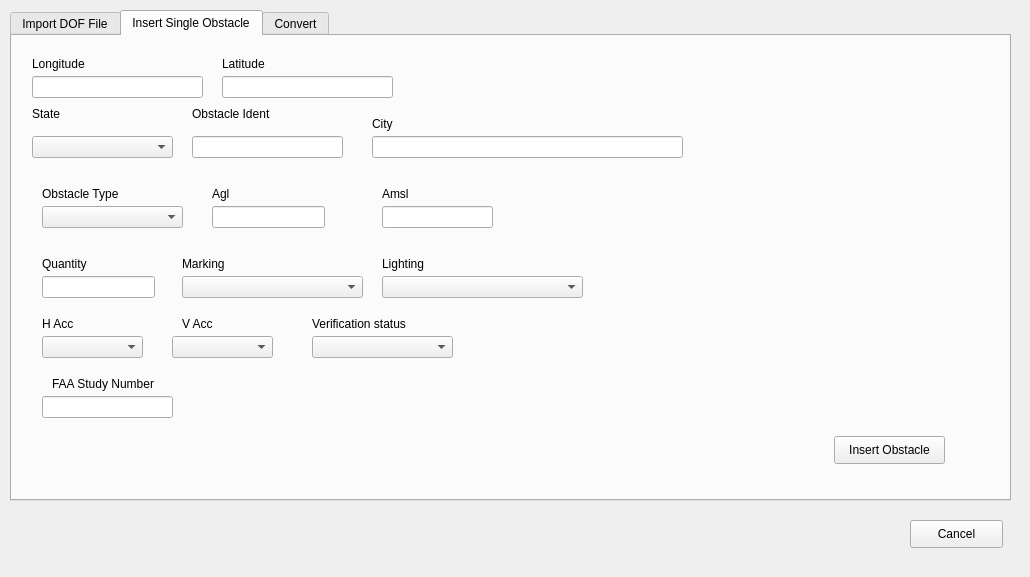
<?xml version="1.0" encoding="UTF-8"?>
<ui version="4.0">
 <class>ObstacleFAADigitialObstacleFileDBDialogBase</class>
 <widget class="QDialog" name="ObstacleFAADigitialObstacleFileDBDialogBase">
  <property name="geometry">
   <rect>
    <x>0</x>
    <y>0</y>
    <width>1030</width>
    <height>577</height>
   </rect>
  </property>
  <property name="windowTitle">
   <string>ObstacleFAADigitialObstacleFileDB</string>
  </property>
  <widget class="QTabWidget" name="tabWidget">
   <property name="geometry">
    <rect>
     <x>10</x>
     <y>10</y>
     <width>1001</width>
     <height>491</height>
    </rect>
   </property>
   <property name="currentIndex">
    <number>1</number>
   </property>
   <widget class="QWidget" name="tab">
    <attribute name="title">
     <string>Import DOF File</string>
    </attribute>
    <widget class="QgsFileWidget" name="mQgsFileWidgetDigitalObstacleFile">
     <property name="geometry">
      <rect>
       <x>150</x>
       <y>25</y>
       <width>811</width>
       <height>27</height>
      </rect>
     </property>
    </widget>
    <widget class="QLabel" name="label">
     <property name="geometry">
      <rect>
       <x>20</x>
       <y>30</y>
       <width>121</width>
       <height>16</height>
      </rect>
     </property>
     <property name="text">
      <string>Digital Obstacle File:</string>
     </property>
    </widget>
    <widget class="QLabel" name="label_2">
     <property name="geometry">
      <rect>
       <x>20</x>
       <y>65</y>
       <width>121</width>
       <height>16</height>
      </rect>
     </property>
     <property name="text">
      <string>Import log file:</string>
     </property>
    </widget>
    <widget class="QgsFileWidget" name="mQgsFileWidgetImportLog">
     <property name="geometry">
      <rect>
       <x>150</x>
       <y>60</y>
       <width>811</width>
       <height>27</height>
      </rect>
     </property>
     <property name="storageMode">
      <enum>QgsFileWidget::SaveFile</enum>
     </property>
    </widget>
    <widget class="QPushButton" name="pushButtonShowImportLogFile">
     <property name="enabled">
      <bool>false</bool>
     </property>
     <property name="geometry">
      <rect>
       <x>20</x>
       <y>110</y>
       <width>141</width>
       <height>28</height>
      </rect>
     </property>
     <property name="text">
      <string>Show Import log</string>
     </property>
    </widget>
   </widget>
   <widget class="QWidget" name="tab_2">
    <attribute name="title">
     <string>Insert Single Obstacle</string>
    </attribute>
    <widget class="QComboBox" name="comboBoxState">
     <property name="geometry">
      <rect>
       <x>20</x>
       <y>100</y>
       <width>141</width>
       <height>22</height>
      </rect>
     </property>
    </widget>
    <widget class="QLineEdit" name="lineEditObstacleIdent">
     <property name="geometry">
      <rect>
       <x>180</x>
       <y>100</y>
       <width>151</width>
       <height>22</height>
      </rect>
     </property>
    </widget>
    <widget class="QComboBox" name="comboBoxObstacleType">
     <property name="geometry">
      <rect>
       <x>30</x>
       <y>170</y>
       <width>141</width>
       <height>22</height>
      </rect>
     </property>
    </widget>
    <widget class="QLabel" name="label_6">
     <property name="geometry">
      <rect>
       <x>20</x>
       <y>70</y>
       <width>55</width>
       <height>16</height>
      </rect>
     </property>
     <property name="text">
      <string>State</string>
     </property>
    </widget>
    <widget class="QLabel" name="label_7">
     <property name="geometry">
      <rect>
       <x>180</x>
       <y>70</y>
       <width>91</width>
       <height>16</height>
      </rect>
     </property>
     <property name="text">
      <string>Obstacle Ident</string>
     </property>
    </widget>
    <widget class="QLabel" name="label_8">
     <property name="geometry">
      <rect>
       <x>30</x>
       <y>150</y>
       <width>91</width>
       <height>16</height>
      </rect>
     </property>
     <property name="text">
      <string>Obstacle Type</string>
     </property>
    </widget>
    <widget class="QLabel" name="label_9">
     <property name="geometry">
      <rect>
       <x>360</x>
       <y>80</y>
       <width>55</width>
       <height>16</height>
      </rect>
     </property>
     <property name="text">
      <string>City</string>
     </property>
    </widget>
    <widget class="QLineEdit" name="lineEditCity">
     <property name="geometry">
      <rect>
       <x>360</x>
       <y>100</y>
       <width>311</width>
       <height>22</height>
      </rect>
     </property>
    </widget>
    <widget class="QLineEdit" name="lineEditLongitude">
     <property name="geometry">
      <rect>
       <x>20</x>
       <y>40</y>
       <width>171</width>
       <height>22</height>
      </rect>
     </property>
    </widget>
    <widget class="QLineEdit" name="lineEditLatitude">
     <property name="geometry">
      <rect>
       <x>210</x>
       <y>40</y>
       <width>171</width>
       <height>22</height>
      </rect>
     </property>
    </widget>
    <widget class="QLabel" name="label_10">
     <property name="geometry">
      <rect>
       <x>20</x>
       <y>20</y>
       <width>61</width>
       <height>16</height>
      </rect>
     </property>
     <property name="text">
      <string>Longitude</string>
     </property>
    </widget>
    <widget class="QLabel" name="label_11">
     <property name="geometry">
      <rect>
       <x>210</x>
       <y>20</y>
       <width>55</width>
       <height>16</height>
      </rect>
     </property>
     <property name="text">
      <string>Latitude</string>
     </property>
    </widget>
    <widget class="QLineEdit" name="lineEditQuantity">
     <property name="geometry">
      <rect>
       <x>30</x>
       <y>240</y>
       <width>113</width>
       <height>22</height>
      </rect>
     </property>
    </widget>
    <widget class="QLabel" name="label_12">
     <property name="geometry">
      <rect>
       <x>30</x>
       <y>220</y>
       <width>55</width>
       <height>16</height>
      </rect>
     </property>
     <property name="text">
      <string>Quantity</string>
     </property>
    </widget>
    <widget class="QComboBox" name="comboBoxMarking">
     <property name="geometry">
      <rect>
       <x>170</x>
       <y>240</y>
       <width>181</width>
       <height>22</height>
      </rect>
     </property>
    </widget>
    <widget class="QComboBox" name="comboBoxLighting">
     <property name="geometry">
      <rect>
       <x>370</x>
       <y>240</y>
       <width>201</width>
       <height>22</height>
      </rect>
     </property>
    </widget>
    <widget class="QLabel" name="label_13">
     <property name="geometry">
      <rect>
       <x>170</x>
       <y>220</y>
       <width>55</width>
       <height>16</height>
      </rect>
     </property>
     <property name="text">
      <string>Marking</string>
     </property>
    </widget>
    <widget class="QLabel" name="label_14">
     <property name="geometry">
      <rect>
       <x>370</x>
       <y>220</y>
       <width>55</width>
       <height>16</height>
      </rect>
     </property>
     <property name="text">
      <string>Lighting</string>
     </property>
    </widget>
    <widget class="QLabel" name="label_15">
     <property name="geometry">
      <rect>
       <x>30</x>
       <y>280</y>
       <width>55</width>
       <height>16</height>
      </rect>
     </property>
     <property name="text">
      <string>H Acc</string>
     </property>
    </widget>
    <widget class="QLabel" name="label_16">
     <property name="geometry">
      <rect>
       <x>170</x>
       <y>280</y>
       <width>55</width>
       <height>16</height>
      </rect>
     </property>
     <property name="text">
      <string>V Acc</string>
     </property>
    </widget>
    <widget class="QComboBox" name="comboBoxHorlAcc">
     <property name="geometry">
      <rect>
       <x>30</x>
       <y>300</y>
       <width>101</width>
       <height>22</height>
      </rect>
     </property>
    </widget>
    <widget class="QComboBox" name="comboBoxVertAcc">
     <property name="geometry">
      <rect>
       <x>160</x>
       <y>300</y>
       <width>101</width>
       <height>22</height>
      </rect>
     </property>
    </widget>
    <widget class="QPushButton" name="pushButtonInsertSingleObstacle">
     <property name="geometry">
      <rect>
       <x>822</x>
       <y>400</y>
       <width>111</width>
       <height>28</height>
      </rect>
     </property>
     <property name="text">
      <string>Insert Obstacle</string>
     </property>
    </widget>
    <widget class="QLabel" name="label_17">
     <property name="geometry">
      <rect>
       <x>200</x>
       <y>150</y>
       <width>55</width>
       <height>16</height>
      </rect>
     </property>
     <property name="text">
      <string>Agl</string>
     </property>
    </widget>
    <widget class="QLabel" name="label_18">
     <property name="geometry">
      <rect>
       <x>370</x>
       <y>150</y>
       <width>55</width>
       <height>16</height>
      </rect>
     </property>
     <property name="text">
      <string>Amsl</string>
     </property>
    </widget>
    <widget class="QLineEdit" name="lineEditAgl">
     <property name="geometry">
      <rect>
       <x>200</x>
       <y>170</y>
       <width>113</width>
       <height>22</height>
      </rect>
     </property>
    </widget>
    <widget class="QLineEdit" name="lineEditAmsl">
     <property name="geometry">
      <rect>
       <x>370</x>
       <y>170</y>
       <width>111</width>
       <height>22</height>
      </rect>
     </property>
    </widget>
    <widget class="QLabel" name="label_19">
     <property name="geometry">
      <rect>
       <x>300</x>
       <y>280</y>
       <width>111</width>
       <height>16</height>
      </rect>
     </property>
     <property name="text">
      <string>Verification status</string>
     </property>
    </widget>
    <widget class="QComboBox" name="comboBoxVerificationStatus">
     <property name="geometry">
      <rect>
       <x>300</x>
       <y>300</y>
       <width>141</width>
       <height>22</height>
      </rect>
     </property>
    </widget>
    <widget class="QLabel" name="label_20">
     <property name="geometry">
      <rect>
       <x>40</x>
       <y>340</y>
       <width>141</width>
       <height>16</height>
      </rect>
     </property>
     <property name="text">
      <string>FAA Study Number</string>
     </property>
    </widget>
    <widget class="QLineEdit" name="lineEditFAAStudyNumber">
     <property name="geometry">
      <rect>
       <x>30</x>
       <y>360</y>
       <width>131</width>
       <height>22</height>
      </rect>
     </property>
    </widget>
   </widget>
   <widget class="QWidget" name="tab_3">
    <attribute name="title">
     <string>Convert</string>
    </attribute>
    <widget class="QgsFileWidget" name="mQgsFileWidgetConversionDOFInput">
     <property name="geometry">
      <rect>
       <x>150</x>
       <y>20</y>
       <width>821</width>
       <height>27</height>
      </rect>
     </property>
    </widget>
    <widget class="QLabel" name="label_3">
     <property name="geometry">
      <rect>
       <x>10</x>
       <y>25</y>
       <width>131</width>
       <height>16</height>
      </rect>
     </property>
     <property name="text">
      <string>Digital Obstacle File:</string>
     </property>
    </widget>
    <widget class="QLabel" name="label_4">
     <property name="geometry">
      <rect>
       <x>10</x>
       <y>65</y>
       <width>101</width>
       <height>16</height>
      </rect>
     </property>
     <property name="text">
      <string>Output format:</string>
     </property>
    </widget>
    <widget class="QLabel" name="label_5">
     <property name="geometry">
      <rect>
       <x>10</x>
       <y>95</y>
       <width>111</width>
       <height>16</height>
      </rect>
     </property>
     <property name="text">
      <string>Output file:</string>
     </property>
    </widget>
    <widget class="QComboBox" name="comboBoxConversionDOFOutputFormat">
     <property name="geometry">
      <rect>
       <x>150</x>
       <y>60</y>
       <width>131</width>
       <height>22</height>
      </rect>
     </property>
     <item>
      <property name="text">
       <string>[choose format]</string>
      </property>
     </item>
     <item>
      <property name="text">
       <string>csv</string>
      </property>
     </item>
     <item>
      <property name="text">
       <string>shp</string>
      </property>
     </item>
     <item>
      <property name="text">
       <string>kml</string>
      </property>
     </item>
    </widget>
    <widget class="QgsFileWidget" name="mQgsFileWidgetConversionDOFOutput">
     <property name="geometry">
      <rect>
       <x>150</x>
       <y>90</y>
       <width>821</width>
       <height>27</height>
      </rect>
     </property>
     <property name="storageMode">
      <enum>QgsFileWidget::SaveFile</enum>
     </property>
    </widget>
    <widget class="QCheckBox" name="checkBoxAddOutputToMap">
     <property name="geometry">
      <rect>
       <x>10</x>
       <y>140</y>
       <width>231</width>
       <height>23</height>
      </rect>
     </property>
     <property name="text">
      <string>Add output to  map canvas</string>
     </property>
    </widget>
    <widget class="QPushButton" name="pushButtonConvertDOF">
     <property name="geometry">
      <rect>
       <x>860</x>
       <y>400</y>
       <width>93</width>
       <height>28</height>
      </rect>
     </property>
     <property name="text">
      <string>Convert</string>
     </property>
    </widget>
   </widget>
  </widget>
  <widget class="QPushButton" name="pushButtonCancel">
   <property name="geometry">
    <rect>
     <x>910</x>
     <y>520</y>
     <width>93</width>
     <height>28</height>
    </rect>
   </property>
   <property name="text">
    <string>Cancel</string>
   </property>
  </widget>
 </widget>
 <customwidgets>
  <customwidget>
   <class>QgsFileWidget</class>
   <extends>QWidget</extends>
   <header>qgsfilewidget.h</header>
  </customwidget>
 </customwidgets>
 <resources/>
 <connections/>
</ui>
